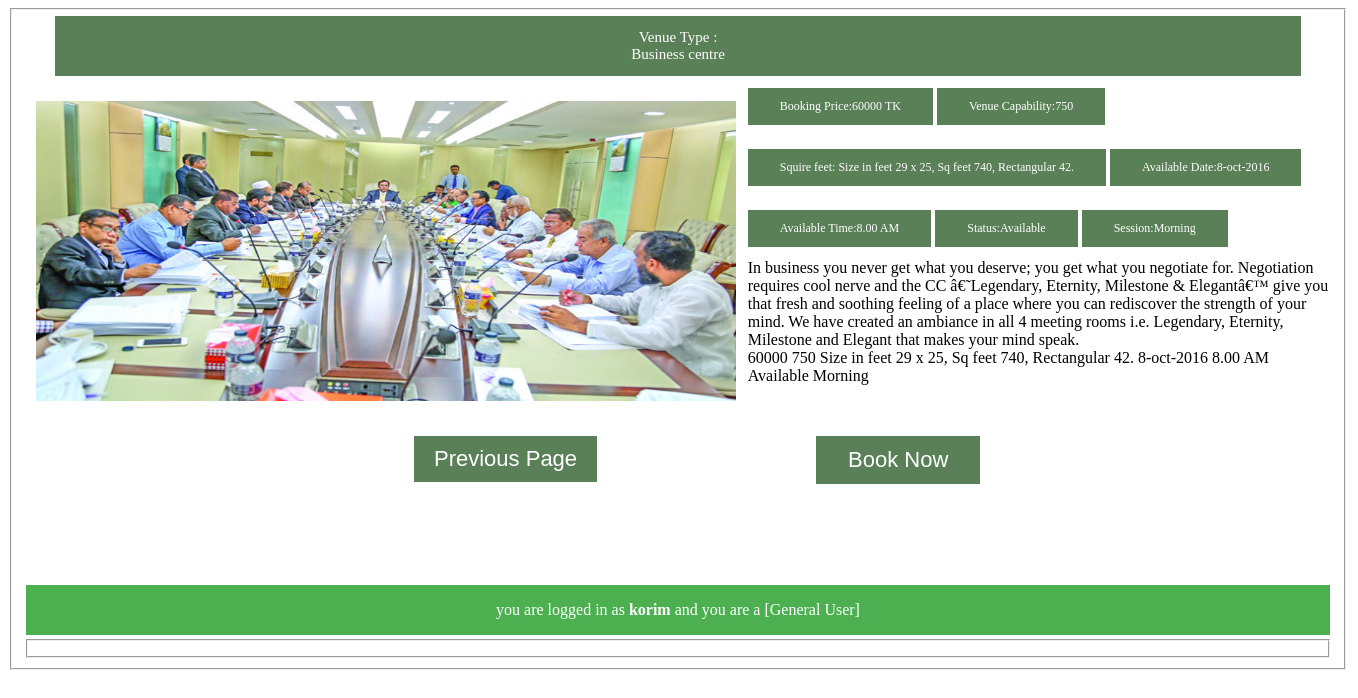
Screenshot of /booked.php?id=2 (signed in) with the database file from the repository.
### tables this page shows
CREATE TABLE `venue` (
  `p_id` int(11) NOT NULL,
  `post_name` varchar(255) DEFAULT NULL,
  `post_price` float DEFAULT NULL,
  `post_capasity` int(11) DEFAULT NULL,
  `post_sqfeet` varchar(255) DEFAULT NULL,
  `post_image` varchar(255) DEFAULT NULL,
  `post_content` text,
  `post_available_date` varchar(255) DEFAULT NULL,
  `post_available_time` varchar(255) DEFAULT NULL,
  `post_status` varchar(255) DEFAULT NULL,
  `post_availality` int(11) DEFAULT NULL,
  `post_sesson` varchar(255) DEFAULT NULL
);

CREATE TABLE `users` (
  `id` int(11) NOT NULL,
  `username` varchar(255) NOT NULL,
  `first_name` varchar(255) NOT NULL,
  `last_name` varchar(255) NOT NULL,
  `password` varchar(25) NOT NULL,
  `email` varchar(55) NOT NULL,
  `gender` varchar(20) NOT NULL,
  `user_level` int(11) DEFAULT NULL,
  `type` varchar(255) DEFAULT NULL,
  `location` varchar(255) DEFAULT NULL,
  `phonenumber` varchar(255) DEFAULT NULL,
  `massage` varchar(255) DEFAULT NULL
);

CREATE TABLE `user_level` (
  `id` int(11) NOT NULL DEFAULT '0',
  `name` varchar(255) DEFAULT NULL
);

### function.php (called while the page is built, shortened)
<?php
function loggedin(){
	if(isset($_SESSION['user_id']) && !empty($_SESSION['user_id'])){
		return true;
		}
	else{
		return false;
		}
	}
if(loggedin()){
$my_id=$_SESSION['user_id'];
$user_query= mysql_query("select username,user_level from users where id='$my_id'");
$run_user= mysql_fetch_array($user_query);
$user_level=$run_user['user_level'];
$query_level =mysql_query("select name from user_level where id='$user_level'");
$run_level=mysql_fetch_array($query_level);
$level_name=$run_level['name'];
	}
?>

### booked.php (the view, shortened to what this page needs)
<head>
	<link rel="stylesheet" href="style.css" />
</head>
<?php include ('function.php'); ?>
 <body>
<div class="main">
<fieldset>
<div class="post_body2">
<?php
	$page_id=$_GET['id'];
		$query ="select * from venue where p_id='$page_id'";
		$run=mysql_query($query);
			while($row=mysql_fetch_array($run)){
				$title=$row['post_name'];
				$price=$row['post_price'];
				$capasity=$row['post_capasity'];
				$sqfeet=$row['post_sqfeet'];
				$image=$row['post_image'];
				$content=$row['post_content'];
				$date=$row['post_available_date'];
				$time=$row['post_available_time'];
				$status=$row['post_status'];
				$sesson=$row['post_sesson'];
			}
?>
	  <div class="type"> <div class="button2"><center><span>Venue Type : </span><?php echo $title; ?></center></div></div>
		 <div class="imagebooked" ><div class="image2"><center><img src="images/<?php echo $image; ?>" alt="image" title=""  width='700' height='300'></center></div> </div>
		 <div class="content2">
			<div class="">
			<p class="button3"> Booking Price:<?php echo $price;?> TK</p>
				<p class="button3">Venue Capability:<?php echo $capasity;?></p>
					<p class="button3">Squire feet: <?php echo $sqfeet;?></p>
						<p class="button3">Available Date:<?php echo $date;?></p>
							<p class="button3">Available Time:<?php echo $time;?></p>
								<p class="button3">Status:<?php echo $status;?></p>
									<p class="button3">Session:<?php echo $sesson;?></p>
			</div>
		 </div>
	<div class="boxbooked">
		 <div class="descriptionbooked">
				<?php echo $content;?>
			<div>
			<?php echo $price;?>
				<?php echo $capasity;?>
					<?php echo $sqfeet;?>
						<?php echo $date;?>
							<?php echo $time;?>
								<?php echo $status;?>
									<?php echo $sesson;?>
			</div>
			 <div class="reservation-btn" id='bookedres'>
			  <ul>
				<li><a class="button4" href="venue.php">Previous Page</a></li>
				<li class="input">
				 <?php
						$my_id=$_SESSION['user_id'];
						$user_query= mysql_query("select username,user_level from users where id='$my_id'");
						$run_user= mysql_fetch_array($user_query);
						$username =$run_user['username'];
				?>
						<form action="booked_action.php" method="post">
								 <input type="submit" class="button4" value="Book Now" onclick="ero()">
						</form>
				</li>
			  </ul>
			 </div>
		  </div>
		</div>
</div>
<p class="type3">you are logged in as <b><?php echo $username; ?></b> and you are a [<?php echo $level_name; ?>]</p>
<fieldset>
</div>
 </body>

### style.css (style rules this page uses)
.main { width:1340px; }
.type { width: 100%; float: left;position: relative; min-height: 1px; padding-left: 0px; padding-right: 15px; font-size: 20px; }
.imagebooked { width: 55.33333333%; float:left; padding-bottom: 10px;padding-top: 25px; }
.reservation-btn { padding-top: 15px; color: olive; padding-bottom: 145px; }
.reservation-btn ul { display: block; list-style-type: disc; list-style: none; margin-left: 196px; margin-top: 36px; font-size: large; }
.button2 { background-color: rgba(15, 72, 12, 0.69); border: none; color: white; padding: 13px 566px; text-align: center; text-decoration: none; display: inline-block; font-size: 15px; margin: 0px 31px; cursor: pointer; }
.button3 { background-color: rgba(15, 72, 12, 0.69); border: none; color: white; padding: 11px 32px; text-align: center; text-decoration: none; display: inline-block; font-size: 12px; margin: 24px -6px cursor: pointer; }
.reservation-btn ul li { display: inline-block; list-style: none; margin-right: 40px; color:blue; float: left; margin-right: 65px; list-style-type: none; }
.reservation-btn ul li a { display:block; padding:10px 20px; background:#4F81BD; background: rgba(15, 72, 12, 0.69); color:white; text-decoration:none; font-family:arial; }
ul li a { text-decoration:none; }
.type3 { background-color: #4CAF50; border: none; color: white; padding: 16px 32px; text-decoration: none; margin: 4px 2px; cursor: pointer; text-align: center; }
.button4 { background-color: rgba(15, 72, 12, 0.69); border: none; color: white; padding: 11px 32px; text-align: center; text-decoration: none; display: inline-block; font-size: 22px; font-style: inherit; margin-left: 154px; margin: 24px -6px cursor: pointer; }

### rows the page displays
venue: post_name "Business centre", post_image (picture), post_price "60000", post_capasity "750", post_sqfeet "Size in feet 29 x 25, Sq feet 740, Rectangular 42.", post_available_date "8-oct-2016", post_available_time "8.00 AM", post_status "Available", post_sesson "Morning", post_content "In business you never get what you deserve; you get what you negotiate for. Negotiation requires cool nerve and the CC â€˜Legendary, Eternity, Milestone & Elegantâ€™ give you that fresh and soothing feeling of a place where you can rediscover the strength of your mind. We have created an ambiance in all 4 meeting rooms i.e. Legendary, Eternity, Milestone and Elegant that makes your mind speak."
users: username "korim"
user_level: name "General User"
